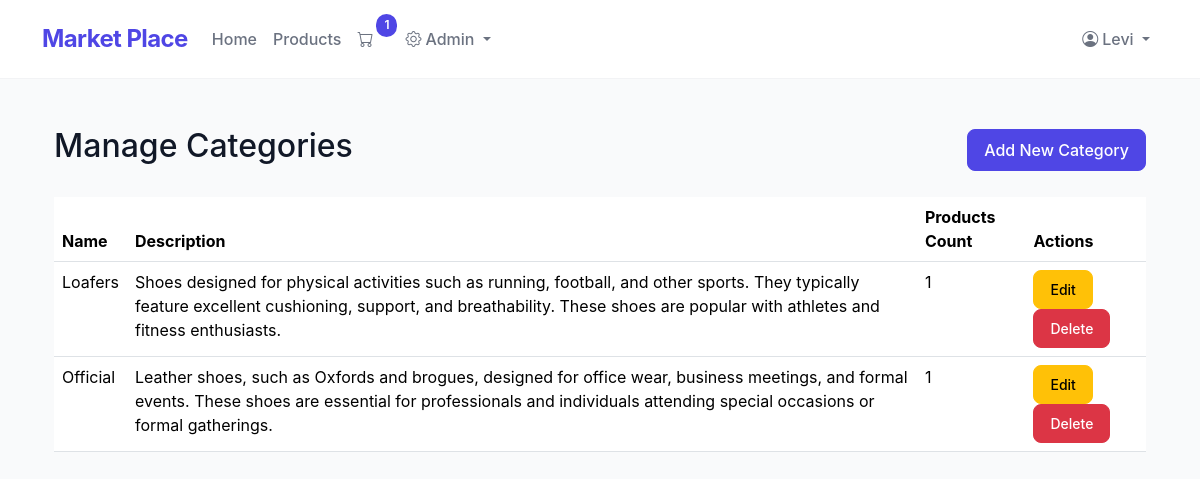
The app's page /admin/categories (signed in) with its own data.
### app.py (models this page shows)
class Category(db.Model):
    __tablename__ = 'categories'
    id = db.Column(db.Integer, primary_key=True)
    name = db.Column(db.String(100), unique=True, nullable=False)
    description = db.Column(db.String(500))
    products = db.relationship('Product', backref='category', lazy=True)

### app.py (the view)
@app.route('/admin/categories')
@admin_required
def manage_categories():
    categories = Category.query.all()
    return render_template('manage_categories.html', categories=categories)

### app.py (called while the page is built)
def admin_required(f):
    from functools import wraps
    @wraps(f)
    def decorated_function(*args, **kwargs):
        if not session.get('user_id') or session.get('user_role') != 'admin':
            flash('Admin access required.', 'danger')
            return redirect(url_for('home'))
        return f(*args, **kwargs)
    return decorated_function

def get_cart_unique_items():
    if 'user_id' in session:
        order = Order.query.filter_by(user_id=session['user_id'], status="Pending").first()
        if order:
            return OrderItem.query.filter_by(order_id=order.id).count()
    return 0

@app.context_processor
def inject_cart_count():
    return dict(cart_count=get_cart_unique_items())

### templates/manage_categories.html
{% extends 'base.html' %}
{% block content %}
<div class="container mt-5">
    <div class="d-flex justify-content-between align-items-center mb-4">
        <h2>Manage Categories</h2>
        <a href="{{ url_for('add_category') }}" class="btn btn-primary">Add New Category</a>
    </div>
    <table class="table">
        <thead>
            <tr>
                <th>Name</th>
                <th>Description</th>
                <th>Products Count</th>
                <th>Actions</th>
            </tr>
        </thead>
        <tbody>
            {% for category in categories %}
            <tr>
                <td>{{ category.name }}</td>
                <td>{{ category.description }}</td>
                <td>{{ category.products|length }}</td>
                <td>
                    <a href="{{ url_for('edit_category', category_id=category.id) }}" class="btn btn-sm btn-warning">Edit</a>
                    <form action="{{ url_for('delete_category', category_id=category.id) }}" method="POST" class="d-inline">
                        <button type="submit" class="btn btn-sm btn-danger" onclick="return confirm('Are you sure you want to delete this category?')">Delete</button>
                    </form>
                </td>
            </tr>
            {% endfor %}
        </tbody>
    </table>
</div>
{% endblock %}

### static/css/styles.css (style rules this page uses)
html { scroll-behavior: smooth; }

### templates/base.html (style rules this page uses)
:root { --primary-color: #4F46E5; --hover-color: #4338CA; --background-light: #F9FAFB; --text-primary: #111827; --text-secondary: #6B7280; }
body { font-family: 'Inter', system-ui, -apple-system, sans-serif; background-color: var(--background-light); color: var(--text-primary); }
.table { margin-bottom: 0; }
.btn { padding: 0.5rem 1rem; font-weight: 500; border-radius: 0.5rem; transition: all 0.2s ease; }
.btn-primary { background-color: var(--primary-color); border-color: var(--primary-color); }

### records on screen
Category: name "Loafers", description "Shoes designed for physical activities such as running, football, and other sports. They typically feature excellent cushioning, support, and breathability. These shoes are popular with athletes and fitness enthusiasts.", products|length "1"
Category: name "Official", description "Leather shoes, such as Oxfords and brogues, designed for office wear, business meetings, and formal events. These shoes are essential for professionals and individuals attending special occasions or formal gatherings.", products|length "1"

### other values on screen
{{ cart_count }} "1"
{{ session.get('user_name') }} "Levi"
